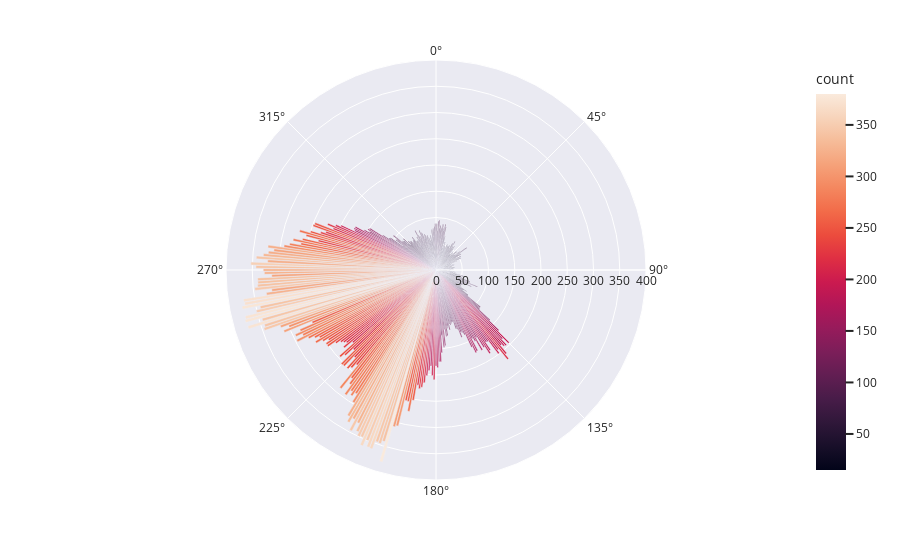

Notebook cell for this chart:
### Code cell
# put mean wind speed in that direction and then make the colour = that  ? DO THID BUT NOT RN

fig = px.bar_polar(dir_vcounts, r="count", theta = 'wind_dir_rounded',
                   template="seaborn", barmode = 'relative',
                   color_discrete_sequence= px.colors.sequential.Plasma_r, color = 'count', barnorm="percent")
fig.show()

### Figure 1 — Plotly figure (JSON) as saved in the notebook; plotly's stock layout.template omitted (floating-point values rounded to 4 significant figures; data arrays with more than 128 entries replaced by an {"elided": "..."} marker saying what was removed)
{"data": [{"hovertemplate": "count=%{marker.color}<br>wind_dir_rounded=%{theta}<extra></extra>", "legendgroup": "", "marker": {"color": {"elided": "361 int values"}, "coloraxis": "coloraxis", "pattern": {"shape": ""}}, "name": "", "r": {"elided": "361 int values"}, "showlegend": false, "subplot": "polar", "theta": {"elided": "361 int values"}, "type": "barpolar"}], "layout": {"barmode": "relative", "barnorm": "percent", "coloraxis": {"colorbar": {"title": {"text": "count"}}, "colorscale": [[0, "rgb(2,4,25)"], [0.0625, "rgb(24,15,41)"], [0.125, "rgb(47,23,57)"], [0.1875, "rgb(71,28,72)"], [0.25, "rgb(97,30,82)"], [0.3125, "rgb(123,30,89)"], [0.375, "rgb(150,27,91)"], [0.4375, "rgb(177,22,88)"], [0.5, "rgb(203,26,79)"], [0.5625, "rgb(223,47,67)"], [0.625, "rgb(236,76,61)"], [0.6875, "rgb(242,107,73)"], [0.75, "rgb(244,135,95)"], [0.8125, "rgb(245,162,122)"], [0.875, "rgb(246,188,153)"], [0.9375, "rgb(247,212,187)"], [1, "rgb(250,234,220)"]]}, "legend": {"tracegroupgap": 0}, "margin": {"t": 60}, "polar": {"angularaxis": {"direction": "clockwise", "rotation": 90}, "domain": {"x": [0, 1], "y": [0, 1]}}}}
